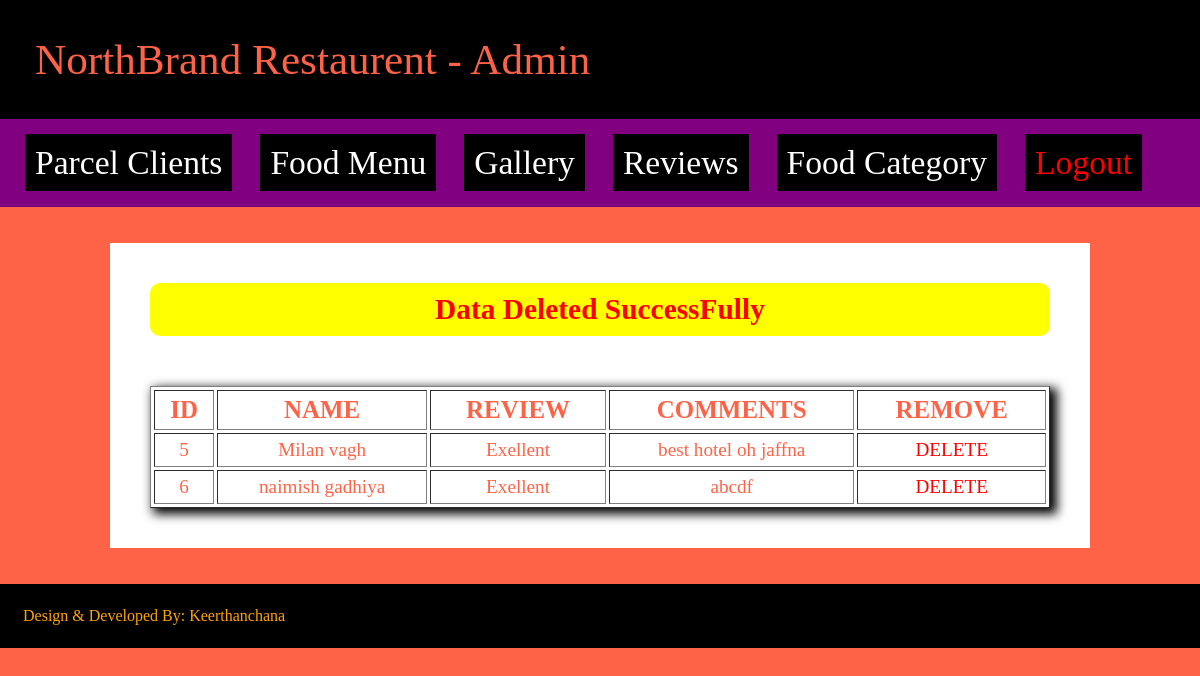
/admin/delreview.php, run on the app's committed database.
### tables this page shows
CREATE TABLE `review` (
  `id` bigint(12) NOT NULL,
  `name` varchar(100) NOT NULL,
  `review` varchar(100) NOT NULL,
  `description` text NOT NULL
);

### admin/delreview.php (the view, shortened to what this page needs)
<?php include "header.php"; ?>
<?php include "connect.php"; ?>
<div class="content">
	<?php
		$a = $_GET['a'];
		mysqli_query($con,"delete from review where id='$a'");
	?>
		<div style="color: red; font-size: 1.4em; font-weight: bold; border-radius:10px; background-color: yellow; padding: 10px; text-align: center;">Data Deleted SuccessFully</div>
		<br><br>
	<table border=1 width="100%" cellspacing="3" cellpadding="5" style="box-shadow: 5px 4px 10px 2px;">
		<tr>
			<th>ID</th><th>NAME</th><th>REVIEW</th><th>COMMENTS</th><th>REMOVE</th>
		</tr>
		<?php
			$s = mysqli_query($con,"select * from review");
			while($r = mysqli_fetch_array($s))
			{
			?>
				<tr align=center>
					<td><?php echo $r['id']; ?></td>
					<td><?php echo $r['name']; ?></td>
					<td><?php echo $r['review']; ?></td>
					<td><?php echo $r['description']; ?></td>
					<td><a href="delreview.php?a=<?php echo $r['id']; ?>" class="del">DELETE</a></td>
				</tr>
		<?php
			}
		?>
	</table>
</div>
<?php include "footer.php"; ?>

### admin/style2.css (style rules this page uses)
.content { background-color: white; font-size:21px; width: 75%; margin: 0 auto; padding: 40px; }
.del { color: red; }
tr { color: tomato; }
th { color: blue; font-size: 1.2em; }

### admin/delreview.php (style rules this page uses)
tr { font-size: 1.2em; }
th { color: tomato; font-size: 1.3em; }
.del { color: red; text-decoration: none; }

### data on the page
review: id "5", name "Milan vagh", review "Exellent", description "best hotel oh jaffna"
review: id "6", name "naimish gadhiya", review "Exellent", description "abcdf"
